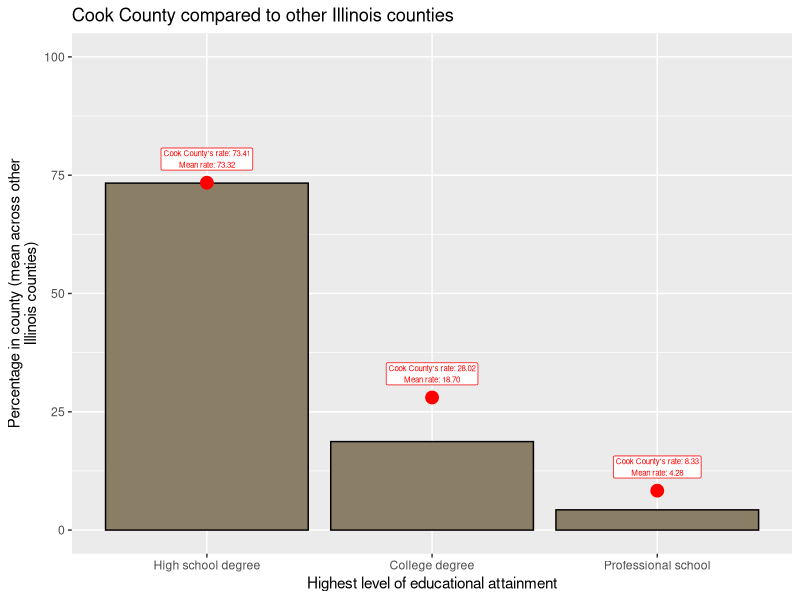
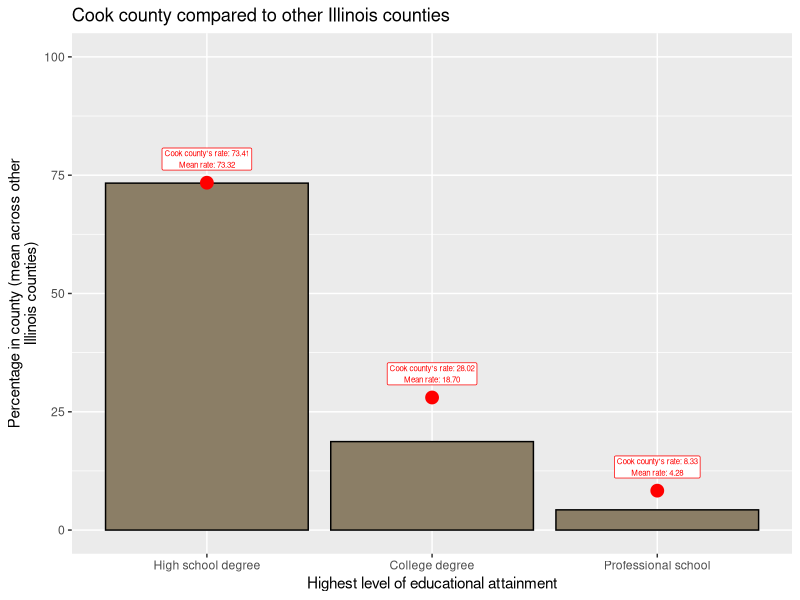
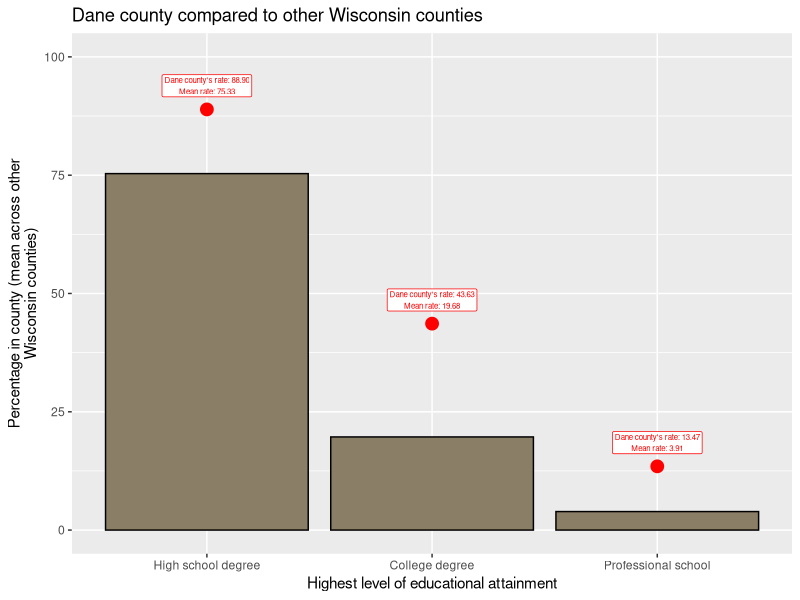
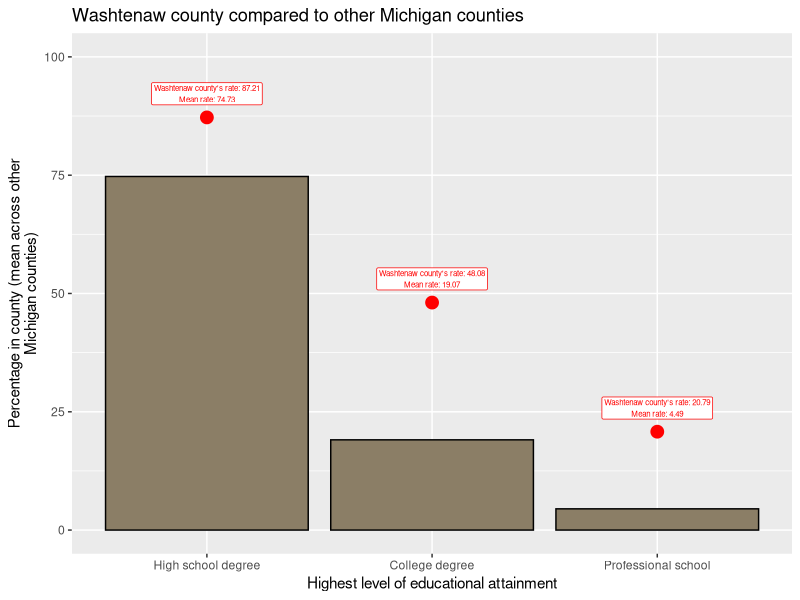

R code for these plots, in order:
## ---- chunk 1
#| echo: false
#| output: true
library(tidyverse)
library(ggplot2)
library(reshape2)

stats_comparison <- rbind.data.frame(midwest %>%
            filter(state == "IL" & county != "COOK") %>%
            summarise(hsd = mean(perchsd), college =  mean(percollege), 
                      professional = mean(percprof)) %>%
            mutate(category = "other"),
            midwest %>%
            filter(state == "IL" & county == "COOK") %>%
            summarise(hsd = mean(perchsd), college =  mean(percollege), 
                      professional = mean(percprof)) %>%
            mutate(category = "COOK")) %>%
            reshape2::melt(., id.vars = "category") %>%
            mutate(variable_descriptive = 
            factor(case_when(variable == "hsd" ~ "High school degree",
                      variable == "college" ~ "College degree",
                      variable == "professional" ~ "Professional school"),
                levels = c("High school degree",
                           "College degree",
                           "Professional school"),
                ordered = TRUE)) 

stats_toplot <- stats_comparison %>%
          left_join(stats_comparison %>% filter(category == "other") 
                  %>% rename(mean_value = value) %>%
                  select(variable, mean_value),
                  by = "variable") 

            
ggplot(stats_toplot %>% filter(category == "other"), 
       aes(x = variable_descriptive, 
                            y = value)) +
  geom_bar(stat = "identity", color = "black", 
           fill = "wheat4") +
  xlab("Highest level of educational attainment") +
  ylab("Percentage in county (mean across other\nIllinois counties)") +
  geom_point(data = stats_toplot %>% filter(category != "other"),
             aes(x = variable_descriptive, 
                 y = value),
             color = "red", size = 4) +
  geom_label(data = stats_toplot %>% filter(category != "other"),
             aes(x = variable_descriptive, 
                 y = value, 
                 label = sprintf("Cook County's rate: %.2f\nMean rate: %.2f",
                                 value, 
                                 mean_value)),
          color = "red",
          size = 2,
          nudge_y = 5) +
  ylim(0, 100) +
  ggtitle("Cook County compared to other Illinois counties")

## ---- chunk 2
#| echo: false
#| output: true
library(tidyverse)
library(ggplot2)
library(stringr)

comparison_plot <- function(state_name, county_name){
  
  stats_comparison <- rbind.data.frame(midwest %>%
            filter(state == state_name & county != county_name) %>%
            summarise(hsd = mean(perchsd), college =  mean(percollege), 
                      professional = mean(percprof)) %>%
            mutate(category = "other"),
            midwest %>%
            filter(state == state_name & county == county_name) %>%
            summarise(hsd = mean(perchsd), college =  mean(percollege), 
                      professional = mean(percprof)) %>%
            mutate(category = county_name)) %>%
            reshape2::melt(., id.vars = "category") %>%
            mutate(variable_descriptive = 
            factor(case_when(variable == "hsd" ~ "High school degree",
                      variable == "college" ~ "College degree",
                      variable == "professional" ~ "Professional school"),
                levels = c("High school degree",
                           "College degree",
                           "Professional school"),
                ordered = TRUE)) 
  
  stats_toplot <- stats_comparison %>%
          left_join(stats_comparison %>% filter(category == "other") 
                  %>% rename(mean_value = value) %>%
                  select(variable, mean_value),
                  by = "variable") 
  
  p <- ggplot(stats_toplot %>% filter(category == "other"), 
       aes(x = variable_descriptive, 
                            y = value)) +
  geom_bar(stat = "identity", color = "black", 
           fill = "wheat4") +
  xlab("Highest level of educational attainment") +
  ylab(sprintf("Percentage in county (mean across other\n%s counties)",
      state.name[state.abb == state_name])) +
  geom_point(data = stats_toplot %>% filter(category != "other"),
             aes(x = variable_descriptive, 
                 y = value),
             color = "red", size = 4) +
  geom_label(data = stats_toplot %>% filter(category != "other"),
             aes(x = variable_descriptive, 
                 y = value, 
                 label = sprintf("%s county's rate: %.2f\nMean rate: %.2f",
                                 str_to_title(county_name),
                                 value, 
                                 mean_value)),
          color = "red",
          size = 2,
          nudge_y = 5) +
  ylim(0, 100) +
  ggtitle(sprintf("%s county compared to other %s counties",
        str_to_title(county_name),
        state.name[state.abb == state_name]))
  
  return(p)
  
}

comparison_plot(state_name = "IL", county_name = "COOK")
comparison_plot(state_name = "WI", county_name = "DANE")
comparison_plot(state_name = "MI", county_name = "WASHTENAW")

